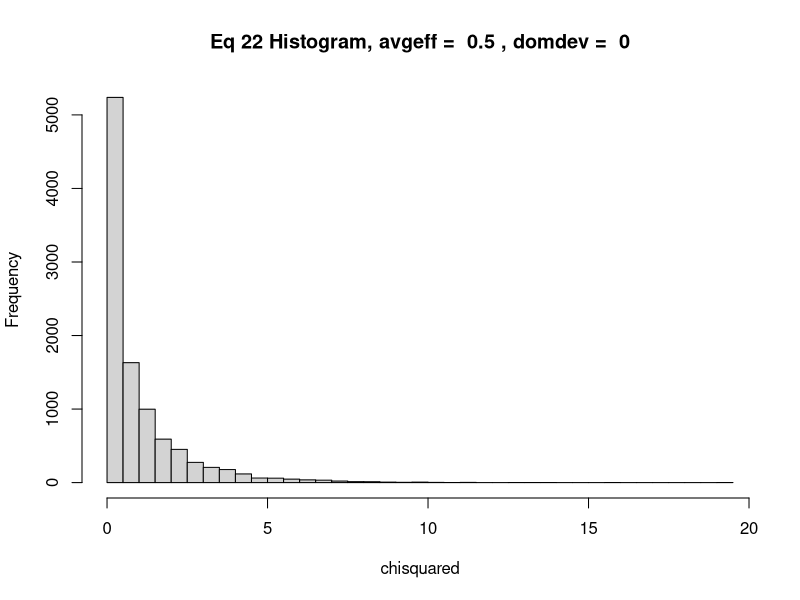

Reproduce this figure in R.
# This function will make use of the MultiVarChiSquared function (which uses the normal approximation of drift) to evaluate what happens to the average effect when it depends on the homozygous effect and the dominance deviation.

equ22_Test <- function( size, population, reps, generations, epsilonrange1, epsilonrange2, avgeff, domdev ) {
                                        # First figure out what the ancestral mean and variance would be, given a normal distribution of the ancestral frequency.

    epsilon <- runif ( size, epsilonrange1, epsilonrange2 )
    alpha <- numeric()
    drift <- generations / ( size )
    afterdrift <- list ()
    chisquared <- numeric ()

    if ( size <= generations ) {
        stop ( "Population size should be greater than generations for accurate results.")
     }

    mean <- epsilon
    var <- drift * epsilon * ( 1 - epsilon )

    for ( h in 1:reps) {

        for ( i in 1:population ) {
            afterdrift [[ i ]] <- rnorm ( size , mean , sqrt ( var ) )
            alpha <- ( 1/2 ) * avgeff + domdev * ( 1 - 2 * afterdrift [[ i ]] )
        }

        # given the list of frequencies after drift (each element of the list is a vector of size "size", we can now calculate a vector of alphas from the average effects and dominance deviations specified above.

        z <- numeric ()
        estepsilon <- numeric ()

        for ( j in 1:population ) {
            z [ j ] <- sum ( alpha * afterdrift [[ j ]] )
            }
                                        # put in a switch -- if i specify only one population, automatically just use ancestral value.

        multimean <- mean ( z )

        for ( k in 1:length( afterdrift ) ) {
            estepsilon [ k ] <- mean ( afterdrift [[ k ]] )
            }

        multivar <- ( sum ( alpha^2 * estepsilon * ( 1 - estepsilon ) ) )

        chisquared [ h ] <- sum ( ( z - multimean ) ^ 2 / ( multivar * drift ) )
    }

    hist ( chisquared, breaks = 50, main = print ( paste ( "Eq 22 Histogram, avgeff = ", avgeff, ", domdev = ", domdev ) ) )
    return (chisquared)

}

x <- equ22_Test ( size = 1000,
             population = 2,
             reps = 10000,
             generations = 100,
             epsilonrange1 = 0.4,
             epsilonrange2 = 0.6,
             avgeff = 0.5,
             domdev = 0 )








